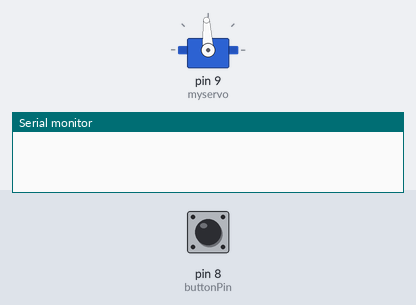
This sketch was run on a simulated Arduino Uno, built with avr-gcc and run on an emulated ATmega328P. On the bench: servo, the last lines printed to the serial monitor. Inputs (shaded band) come from the test bench; at power-on: pin 8 (buttonPin) LOW.

Above: at 1.2 s.
1.3 s: pin 8 (buttonPin) pulled HIGH for 0.15 s
At 2.5 s:
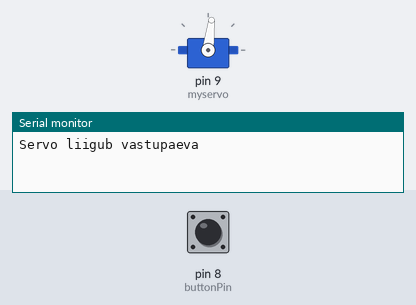
2.9 s: pin 8 (buttonPin) pulled HIGH for 1 s
At 3.7 s:
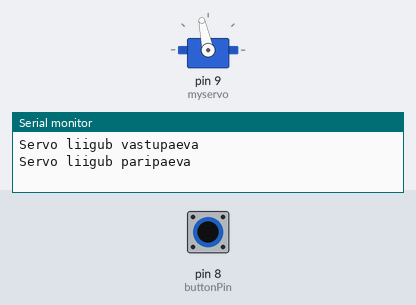
5.4 s: pin 8 (buttonPin) pulled HIGH for 3.2 s
At 6.8 s:
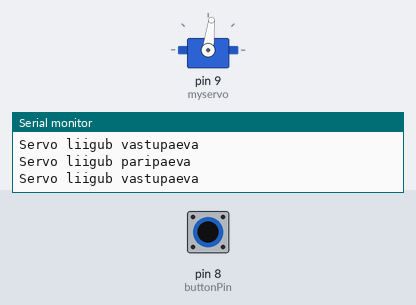
Timing chart, 0 to 8.4 s (numbered marks = the images above; inputs shaded):
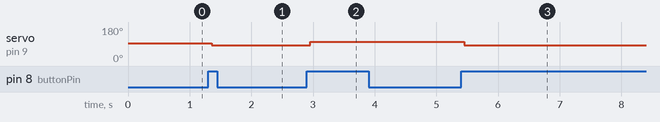

Measured:
- after the input at 1.3 s, servo on pin 9 (myservo): 93° → 83° after 0.06 s
- after the input at 2.9 s, servo on pin 9 (myservo): 83° → 102° after 0.05 s
- after the input at 5.4 s, servo on pin 9 (myservo): 102° → 83° after 0.05 s

The sketch:

e-_ppen_dala_kood.ino
```cpp
//https://www.tinkercad.com/things/6kpsQZbuvta-servo-360-mootor-kontroll-nuppude-abil/editel?returnTo=%2Fdashboard%2Fdesigns%2Fcircuits
//https://projecthub.arduino.cc/Kub_Luk/using-serial-monitor-to-control-servo-motor-c55083
//https://docs.arduino.cc/libraries/servo/#Usage/Examples
//https://www.youtube.com/watch?v=Ngr4hej7Ed0

#include <Servo.h>
Servo myservo;

const int buttonPin = 8;
int buttonState = 0;
int lastButtonState = 0;

// annab servole kiiruse
int speed = 1500;
bool rotatingClockwise = true;

void setup() {
  Serial.begin(9600);

  // servo on ühendatud 9nda pin külge
  myservo.attach(9);
  pinMode(buttonPin, INPUT);
  myservo.writeMicroseconds(1500);
}

void loop() {
  buttonState = digitalRead(buttonPin);

  // kontrollob kas nupp on vajutatud või ei ole ja saadab info serial monitori
  if (buttonState == HIGH && lastButtonState == LOW) {
    delay(50);
    rotatingClockwise = !rotatingClockwise;
    if (rotatingClockwise) {
      Serial.println("Servo liigub paripaeva");
      speed = 1600;
    } else {
      Serial.println("Servo liigub vastupaeva");
      speed = 1400;
    }
  }
  lastButtonState = buttonState;
  myservo.writeMicroseconds(speed);
  delay(20);
}
```
